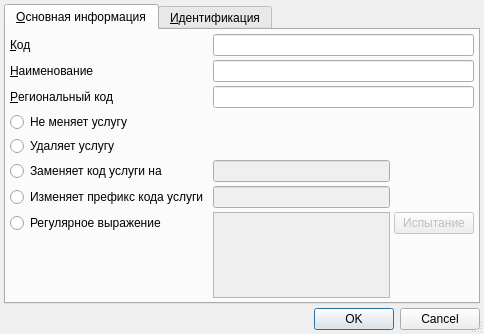
<?xml version="1.0" encoding="UTF-8"?>
<ui version="4.0">
 <class>ItemEditorDialog</class>
 <widget class="QDialog" name="ItemEditorDialog">
  <property name="geometry">
   <rect>
    <x>0</x>
    <y>0</y>
    <width>484</width>
    <height>334</height>
   </rect>
  </property>
  <property name="windowTitle">
   <string>ChangeMe!</string>
  </property>
  <property name="sizeGripEnabled">
   <bool>true</bool>
  </property>
  <layout class="QGridLayout" name="gridLayout">
   <property name="margin">
    <number>4</number>
   </property>
   <property name="spacing">
    <number>4</number>
   </property>
   <item row="3" column="0" colspan="2">
    <widget class="QTabWidget" name="tabWidget">
     <property name="currentIndex">
      <number>0</number>
     </property>
     <widget class="QWidget" name="tabMain">
      <attribute name="title">
       <string>&amp;Основная информация</string>
      </attribute>
      <layout class="QGridLayout" name="gridLayout_2">
       <property name="margin">
        <number>4</number>
       </property>
       <property name="spacing">
        <number>4</number>
       </property>
       <item row="6" column="1">
        <widget class="QLineEdit" name="edtNewServicePrefix">
         <property name="enabled">
          <bool>false</bool>
         </property>
        </widget>
       </item>
       <item row="7" column="0">
        <widget class="QRadioButton" name="rbModifyByRegExp">
         <property name="sizePolicy">
          <sizepolicy hsizetype="Preferred" vsizetype="Fixed">
           <horstretch>0</horstretch>
           <verstretch>0</verstretch>
          </sizepolicy>
         </property>
         <property name="text">
          <string>Регулярное выражение</string>
         </property>
        </widget>
       </item>
       <item row="4" column="0">
        <widget class="QRadioButton" name="rbRemoveService">
         <property name="sizePolicy">
          <sizepolicy hsizetype="Preferred" vsizetype="Fixed">
           <horstretch>0</horstretch>
           <verstretch>0</verstretch>
          </sizepolicy>
         </property>
         <property name="text">
          <string>Удаляет услугу</string>
         </property>
        </widget>
       </item>
       <item row="6" column="0">
        <widget class="QRadioButton" name="rbModifyService">
         <property name="sizePolicy">
          <sizepolicy hsizetype="Preferred" vsizetype="Fixed">
           <horstretch>0</horstretch>
           <verstretch>0</verstretch>
          </sizepolicy>
         </property>
         <property name="text">
          <string>Изменяет префикс кода услуги</string>
         </property>
        </widget>
       </item>
       <item row="8" column="0">
        <spacer>
         <property name="orientation">
          <enum>Qt::Vertical</enum>
         </property>
         <property name="sizeHint" stdset="0">
          <size>
           <width>20</width>
           <height>40</height>
          </size>
         </property>
        </spacer>
       </item>
       <item row="5" column="0">
        <widget class="QRadioButton" name="rbReplaceService">
         <property name="sizePolicy">
          <sizepolicy hsizetype="Preferred" vsizetype="Fixed">
           <horstretch>0</horstretch>
           <verstretch>0</verstretch>
          </sizepolicy>
         </property>
         <property name="text">
          <string>Заменяет код услуги на</string>
         </property>
        </widget>
       </item>
       <item row="3" column="0">
        <widget class="QRadioButton" name="rbNoModifyService">
         <property name="sizePolicy">
          <sizepolicy hsizetype="Preferred" vsizetype="Fixed">
           <horstretch>0</horstretch>
           <verstretch>0</verstretch>
          </sizepolicy>
         </property>
         <property name="text">
          <string>Не меняет услугу</string>
         </property>
        </widget>
       </item>
       <item row="5" column="1">
        <widget class="QLineEdit" name="edtNewServiceName">
         <property name="enabled">
          <bool>false</bool>
         </property>
        </widget>
       </item>
       <item row="7" column="2">
        <widget class="QPushButton" name="btnRegExpTest">
         <property name="enabled">
          <bool>false</bool>
         </property>
         <property name="text">
          <string>Испытание</string>
         </property>
        </widget>
       </item>
       <item row="7" column="1" rowspan="2">
        <widget class="QPlainTextEdit" name="edtRegExp">
         <property name="enabled">
          <bool>false</bool>
         </property>
         <property name="toolTip">
          <string>&lt;html&gt;&lt;head/&gt;&lt;body&gt;&lt;p&gt;&lt;span style=&quot; font-family:'MS Shell Dlg 2';&quot;&gt;Регулярное выражение задаётся в виде&lt;br/&gt;/&lt;/span&gt;&lt;span style=&quot; font-family:'MS Shell Dlg 2'; font-weight:600;&quot;&gt;искомое&lt;/span&gt;&lt;span style=&quot; font-family:'MS Shell Dlg 2';&quot;&gt;/&lt;/span&gt;&lt;span style=&quot; font-family:'MS Shell Dlg 2'; font-weight:600;&quot;&gt;заменяющее&lt;/span&gt;&lt;span style=&quot; font-family:'MS Shell Dlg 2';&quot;&gt;/&lt;br/&gt;при этом используются регулярные выражения Qt.&lt;/span&gt;&lt;/p&gt;&lt;p&gt;&lt;span style=&quot; font-family:'MS Shell Dlg 2';&quot;&gt;Можно задать несколько выражений, по выражению на строку. В этом случае делаются последовательные попытки замены, после первой успешной замены попытки прекращаются.&lt;/span&gt;&lt;/p&gt;&lt;/body&gt;&lt;/html&gt;</string>
         </property>
        </widget>
       </item>
       <item row="2" column="0">
        <widget class="QLabel" name="lblRegionalCode">
         <property name="text">
          <string>&amp;Региональный код</string>
         </property>
         <property name="buddy">
          <cstring>edtRegionalCode</cstring>
         </property>
        </widget>
       </item>
       <item row="1" column="0">
        <widget class="QLabel" name="lblName">
         <property name="sizePolicy">
          <sizepolicy hsizetype="Maximum" vsizetype="Preferred">
           <horstretch>0</horstretch>
           <verstretch>0</verstretch>
          </sizepolicy>
         </property>
         <property name="text">
          <string>&amp;Наименование</string>
         </property>
         <property name="buddy">
          <cstring>edtName</cstring>
         </property>
        </widget>
       </item>
       <item row="0" column="0">
        <widget class="QLabel" name="lblCode">
         <property name="sizePolicy">
          <sizepolicy hsizetype="Maximum" vsizetype="Preferred">
           <horstretch>0</horstretch>
           <verstretch>0</verstretch>
          </sizepolicy>
         </property>
         <property name="text">
          <string>&amp;Код</string>
         </property>
         <property name="buddy">
          <cstring>edtCode</cstring>
         </property>
        </widget>
       </item>
       <item row="0" column="1" colspan="2">
        <widget class="QLineEdit" name="edtCode"/>
       </item>
       <item row="1" column="1" colspan="2">
        <widget class="QLineEdit" name="edtName"/>
       </item>
       <item row="2" column="1" colspan="2">
        <widget class="QLineEdit" name="edtRegionalCode"/>
       </item>
      </layout>
     </widget>
     <widget class="QWidget" name="tabIdentification">
      <attribute name="title">
       <string>&amp;Идентификация</string>
      </attribute>
      <layout class="QGridLayout" name="gridLayout_3">
       <property name="margin">
        <number>4</number>
       </property>
       <property name="spacing">
        <number>4</number>
       </property>
       <item row="0" column="0">
        <widget class="CInDocTableView" name="tblIdentification"/>
       </item>
      </layout>
     </widget>
    </widget>
   </item>
   <item row="4" column="0" colspan="2">
    <widget class="QDialogButtonBox" name="buttonBox">
     <property name="standardButtons">
      <set>QDialogButtonBox::Cancel|QDialogButtonBox::Ok</set>
     </property>
    </widget>
   </item>
  </layout>
 </widget>
 <customwidgets>
  <customwidget>
   <class>CInDocTableView</class>
   <extends>QTableView</extends>
   <header>library/InDocTable.h</header>
  </customwidget>
 </customwidgets>
 <tabstops>
  <tabstop>tabWidget</tabstop>
  <tabstop>edtCode</tabstop>
  <tabstop>edtName</tabstop>
  <tabstop>edtRegionalCode</tabstop>
  <tabstop>rbNoModifyService</tabstop>
  <tabstop>rbRemoveService</tabstop>
  <tabstop>rbReplaceService</tabstop>
  <tabstop>edtNewServiceName</tabstop>
  <tabstop>rbModifyService</tabstop>
  <tabstop>edtNewServicePrefix</tabstop>
  <tabstop>rbModifyByRegExp</tabstop>
  <tabstop>edtRegExp</tabstop>
  <tabstop>btnRegExpTest</tabstop>
  <tabstop>tblIdentification</tabstop>
  <tabstop>buttonBox</tabstop>
 </tabstops>
 <resources/>
 <connections>
  <connection>
   <sender>rbReplaceService</sender>
   <signal>toggled(bool)</signal>
   <receiver>edtNewServiceName</receiver>
   <slot>setEnabled(bool)</slot>
   <hints>
    <hint type="sourcelabel">
     <x>71</x>
     <y>103</y>
    </hint>
    <hint type="destinationlabel">
     <x>212</x>
     <y>108</y>
    </hint>
   </hints>
  </connection>
  <connection>
   <sender>rbModifyService</sender>
   <signal>toggled(bool)</signal>
   <receiver>edtNewServicePrefix</receiver>
   <slot>setEnabled(bool)</slot>
   <hints>
    <hint type="sourcelabel">
     <x>121</x>
     <y>131</y>
    </hint>
    <hint type="destinationlabel">
     <x>204</x>
     <y>134</y>
    </hint>
   </hints>
  </connection>
  <connection>
   <sender>rbModifyByRegExp</sender>
   <signal>toggled(bool)</signal>
   <receiver>btnRegExpTest</receiver>
   <slot>setEnabled(bool)</slot>
   <hints>
    <hint type="sourcelabel">
     <x>80</x>
     <y>162</y>
    </hint>
    <hint type="destinationlabel">
     <x>455</x>
     <y>176</y>
    </hint>
   </hints>
  </connection>
  <connection>
   <sender>buttonBox</sender>
   <signal>accepted()</signal>
   <receiver>ItemEditorDialog</receiver>
   <slot>accept()</slot>
   <hints>
    <hint type="sourcelabel">
     <x>219</x>
     <y>270</y>
    </hint>
    <hint type="destinationlabel">
     <x>215</x>
     <y>108</y>
    </hint>
   </hints>
  </connection>
  <connection>
   <sender>buttonBox</sender>
   <signal>rejected()</signal>
   <receiver>ItemEditorDialog</receiver>
   <slot>reject()</slot>
   <hints>
    <hint type="sourcelabel">
     <x>219</x>
     <y>270</y>
    </hint>
    <hint type="destinationlabel">
     <x>215</x>
     <y>108</y>
    </hint>
   </hints>
  </connection>
  <connection>
   <sender>rbModifyByRegExp</sender>
   <signal>toggled(bool)</signal>
   <receiver>edtRegExp</receiver>
   <slot>setEnabled(bool)</slot>
   <hints>
    <hint type="sourcelabel">
     <x>134</x>
     <y>162</y>
    </hint>
    <hint type="destinationlabel">
     <x>193</x>
     <y>163</y>
    </hint>
   </hints>
  </connection>
 </connections>
</ui>
